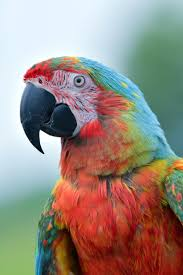
#> input picture Computer-Vision/Photos/Bird.jpg, 183 x 275 px
$ python Contours.py
#> lines starting #> are read from the running program, lines starting #| are printed output that depends on the picture; after the words box and inside, x2 and y2 are one past the last pixel; in counts of white or black regions, pixels touching at a corner belong together
import cv2 as cv
import numpy as np

img = cv.imread('Photos/Bird.jpg')
#> img is the input picture: shape (275, 183, 3); mean B, G, R 128.5, 137.8, 151.2

blur = cv.GaussianBlur(img, (5,5), cv.BORDER_DEFAULT)
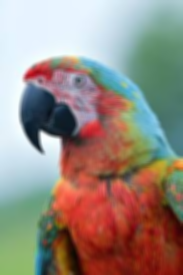
#> blur: shape (275, 183, 3); mean B, G, R 128.5, 137.8, 151.2

gray = cv.cvtColor(img, cv.COLOR_BGR2GRAY)
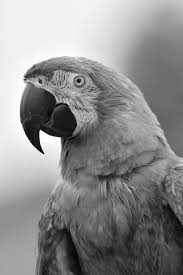
#> gray: shape (275, 183); min 2, max 255, mean 140.8

canny = cv.Canny(blur, 125, 175)
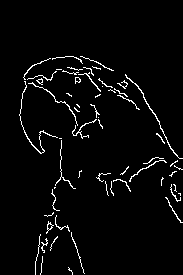
#> canny: shape (275, 183); 3.3% white in thin lines or dots, all inside (x1, y1, x2, y2) = (19, 56, 183, 275)

contours, hiearchies = cv.findContours(canny, cv.RETR_LIST, cv.CHAIN_APPROX_SIMPLE)
#> contours = 64 contours, 59 with area under 20; largest, box (x1, y1, x2, y2) and area: (125, 74, 183, 159) 45, (19, 81, 58, 154) 28, (46, 221, 54, 234) 28, (28, 82, 78, 126) 23, (75, 77, 81, 84) 20; hiearchies = 64 rows, first 6: [1, -1, -1, -1], [2, 0, -1, -1], [3, 1, -1, -1], [4, 2, -1, -1], [5, 3, -1, -1], [6, 4, -1, -1]

ret, threshold = cv.threshold(gray, 125, 255, cv.THRESH_BINARY)
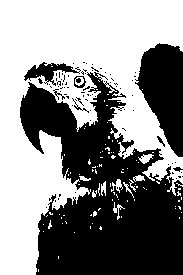
#> threshold: shape (275, 183); 53.4% white; 82 black regions (74 under 20 px), largest, box (x1, y1, x2, y2) and area: (20, 72, 183, 275) 19050, (135, 43, 183, 157) 3462, (24, 62, 81, 86) 512
# cv.imshow('Threshold', threshold)
# print(len(contours))

blank = np.zeros(img.shape, dtype='uint8')
cv.drawContours(blank, contours, -1, (0,255,0), thickness=1)
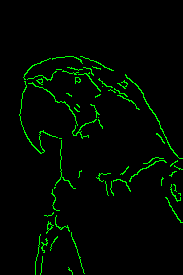
#> blank: shape (275, 183, 3); mean of channels 0, 1, 2 0, 8.4, 0; drawn as B, G, R
cv.imshow('Contours', blank)

cv.waitKey(0)

$ run again, with Computer-Vision/Photos/Face.jpg copied over Computer-Vision/Photos/Bird.jpg
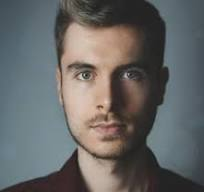
#> input picture Computer-Vision/Photos/Face.jpg, 204 x 192 px
#> img is the input picture: shape (192, 204, 3); mean B, G, R 101.3, 102.1, 101.8
#> `canny = cv.Canny(blur, 125, 175)`:
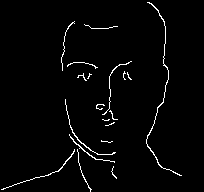
#> canny: shape (192, 204); 2.3% white in thin lines or dots, all inside (x1, y1, x2, y2) = (1, 2, 182, 192)
#> contours = 19 contours, 16 with area under 20; largest, box (x1, y1, x2, y2) and area: (146, 2, 182, 176) 46, (65, 99, 116, 155) 22, (69, 134, 115, 163) 21; hiearchies = 19 rows, first 6: [1, -1, -1, -1], [2, 0, -1, -1], [3, 1, -1, -1], [4, 2, -1, -1], [5, 3, -1, -1], [6, 4, -1, -1]
#> threshold: shape (192, 204); 28.3% white; 19 white regions (15 under 20 px), largest, box (x1, y1, x2, y2) and area: (61, 23, 127, 154) 5373, (19, 64, 117, 192) 5144, (148, 111, 170, 161) 463, (8, 144, 16, 160) 76
#> `cv.drawContours(blank, contours, -1, (0,255,0), thickness=1)`:
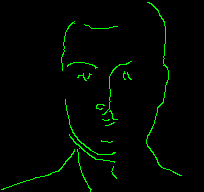
#> blank: shape (192, 204, 3); mean of channels 0, 1, 2 0, 5.9, 0; drawn as B, G, R

$ run again, with Computer-Vision/Photos/Group.jpg copied over Computer-Vision/Photos/Bird.jpg
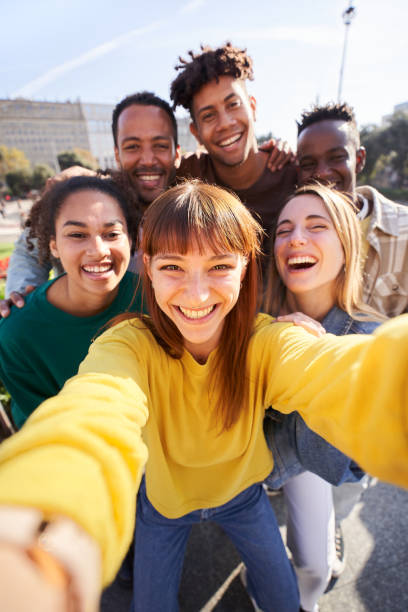
#> input picture Computer-Vision/Photos/Group.jpg, 408 x 612 px
#> img is the input picture: shape (612, 408, 3); mean B, G, R 121.7, 148.1, 169.6
#> `canny = cv.Canny(blur, 125, 175)`:
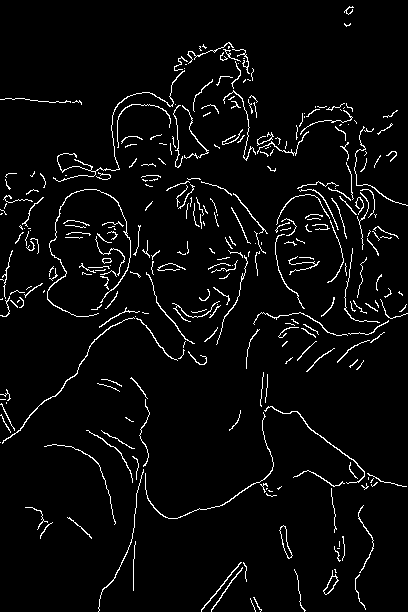
#> canny: shape (612, 408); 4.1% white in thin lines or dots
#> contours = 321 contours, 291 with area under 20; largest, box (x1, y1, x2, y2) and area: (279, 525, 293, 559) 160, (279, 525, 293, 559) 150, (323, 570, 339, 595) 124, (323, 576, 338, 595) 101, (47, 189, 131, 317) 93; hiearchies = 321 rows, first 6: [1, -1, -1, -1], [2, 0, -1, -1], [3, 1, -1, -1], [4, 2, -1, -1], [5, 3, -1, -1], [6, 4, -1, -1]
#> threshold: shape (612, 408); 64.7% white; 131 black regions (83 under 20 px), largest, box (x1, y1, x2, y2) and area: (0, 48, 372, 444) 51842, (98, 403, 365, 612) 24289, (355, 507, 408, 612) 3868
#> `cv.drawContours(blank, contours, -1, (0,255,0), thickness=1)`:
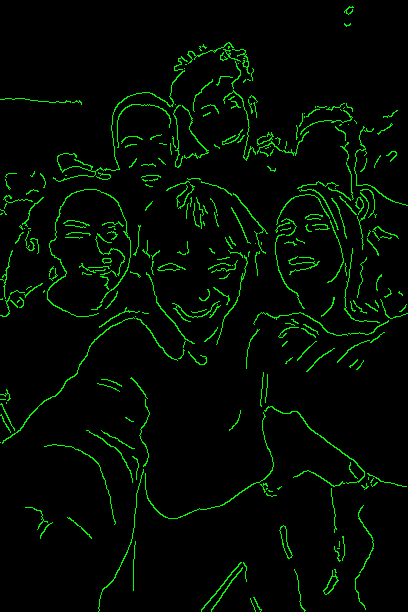
#> blank: shape (612, 408, 3); mean of channels 0, 1, 2 0, 10.5, 0; drawn as B, G, R
